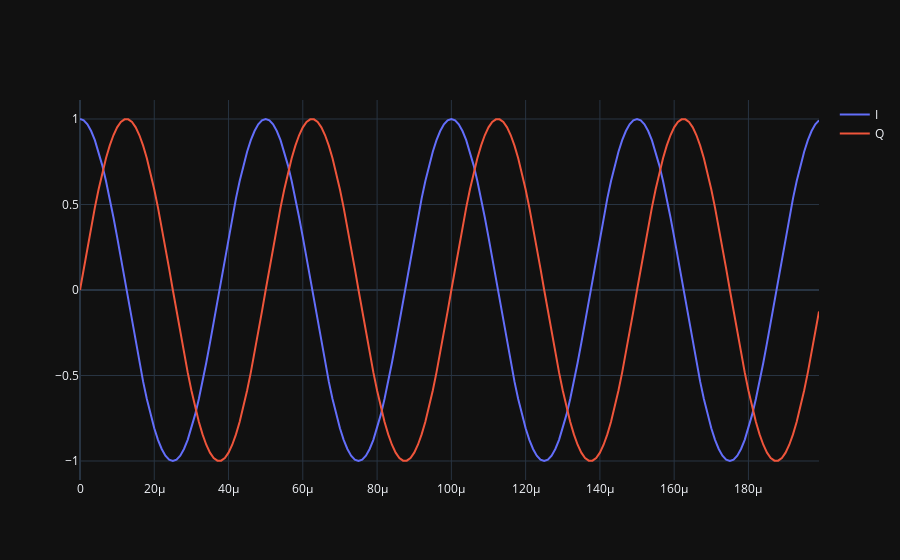

The cell this chart's notebook holds for it:
### Markdown cell above
## Create base signal tx_signal with f = 20kHz
$ tx\_signal = {e^{j2\pi ft}} = cos(2\pi ft) + j \ sin(2\pi ft) $ 

with
$ \phi = 0 $

### Code cell
sample_rate = 1e6
N = 10000 # number of samples to simulate

# Create a tone to act as the transmitter signal
t = np.arange(N)/sample_rate # time vector
f_tone = 0.02e6
tx_signal = beamforming.create_IQ_signal(f_tone, t)

if use_matplotlib:
    plt.style.use('dark_background')
    plt.plot(t[0:200], np.real(tx_signal[0:200]), 'b', label="I")
    plt.plot(t[0:200], np.imag(tx_signal[0:200]), 'r', label="Q")
    plt.legend()
    plt.show()
else:
    fig = go.Figure()
    fig.add_trace(go.Scatter(x=t[0:200], y=np.real(tx_signal[0:200]), mode='lines', name='I'))
    fig.add_trace(go.Scatter(x=t[0:200], y=np.imag(tx_signal[0:200]), mode='lines', name='Q'))
    fig.update_layout(template="plotly_dark")
    fig.show()

### Figure 1 — Plotly figure (JSON) as saved in the notebook; plotly's stock layout.template omitted (floating-point values rounded to 4 significant figures; data arrays with more than 128 entries replaced by an {"elided": "..."} marker saying what was removed)
{"data": [{"mode": "lines", "name": "I", "type": "scatter", "x": {"elided": "200 float values"}, "y": {"elided": "200 float values"}}, {"mode": "lines", "name": "Q", "type": "scatter", "x": {"elided": "200 float values"}, "y": {"elided": "200 float values"}}], "layout": {}}
